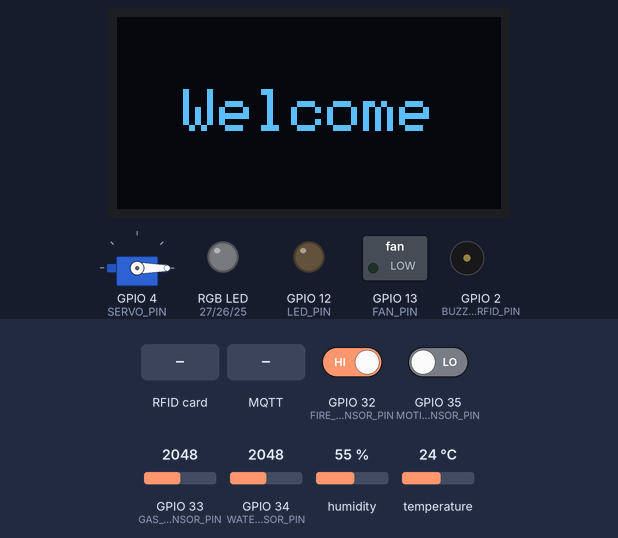
The sketch below on a simulated ESP32. On the bench: servo, 128×64 one-colour display, switched loads named in the sketch (green lamp = pin HIGH), an RGB LED mixed from three pins (HIGH = lit), output pins drawn as LEDs (lit = HIGH), buzzer (waves = sounding). Inputs (shaded band) come from the test bench; at power-on: GPIO 32 (FIRE_SENSOR_PIN) HIGH, GPIO 33 (GAS_SENSOR_PIN) = 2048, GPIO 34 (WATER_SENSOR_PIN) = 2048, GPIO 35 (MOTION_SENSOR_PIN) LOW, humidity 55 %, temperature 24 °C. WiFi joins after 1.5 s; servers stay silent unless stated; uploads are accepted with an empty reply; no MQTT or app messages arrive unless stated; what the sketch prints to the serial monitor is not drawn.

Above: at 6.3 s.
6.4 s: RFID card 60 9A 64 55 held to the reader
At 7.3 s:
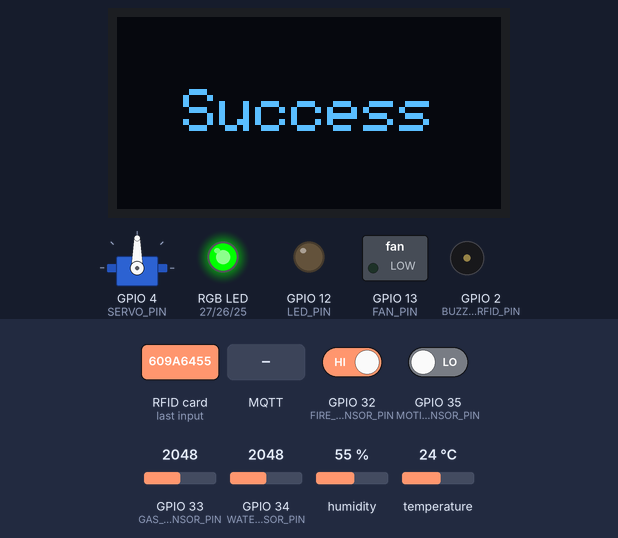
8.1 s: RFID card 5E 7A 19 C4 held to the reader
At 9.9 s:
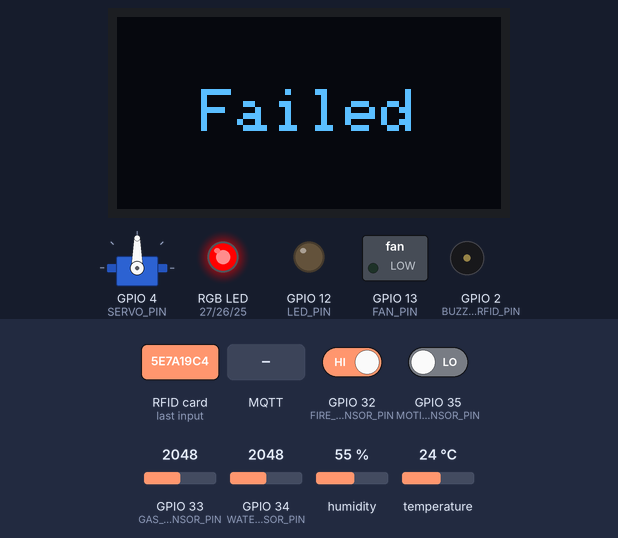
10.9 s: MQTT message "close" arrives on the second subscribed topic
At 12.1 s:
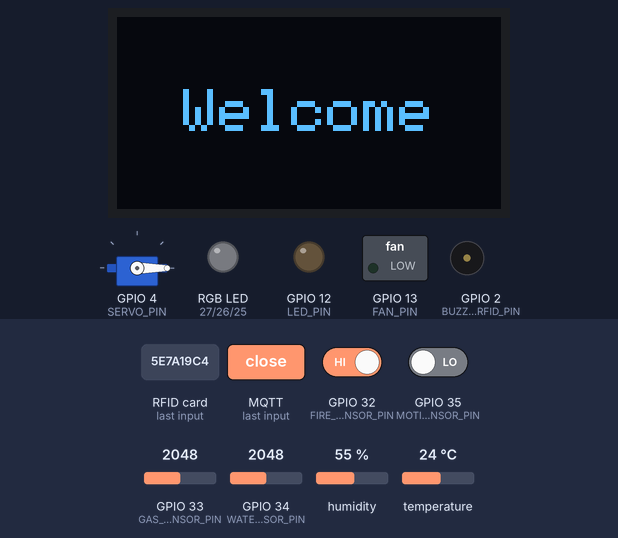
12.9 s: MQTT message "on" arrives on the first subscribed topic
At 14.2 s:
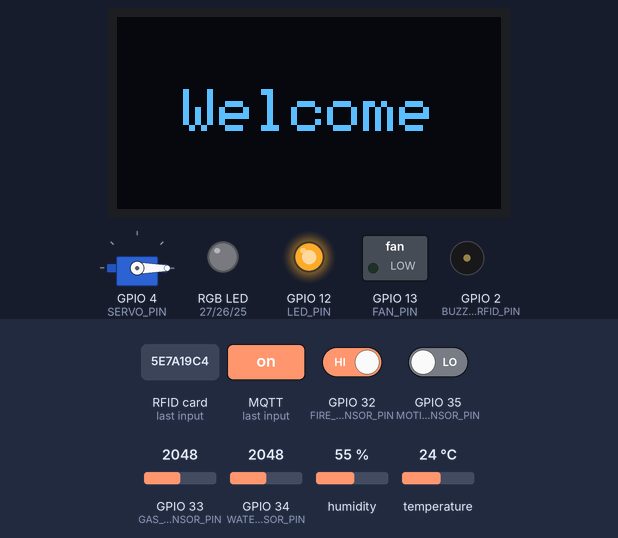
15.4 s: MQTT message "open" arrives on the second subscribed topic
At 17.9 s:
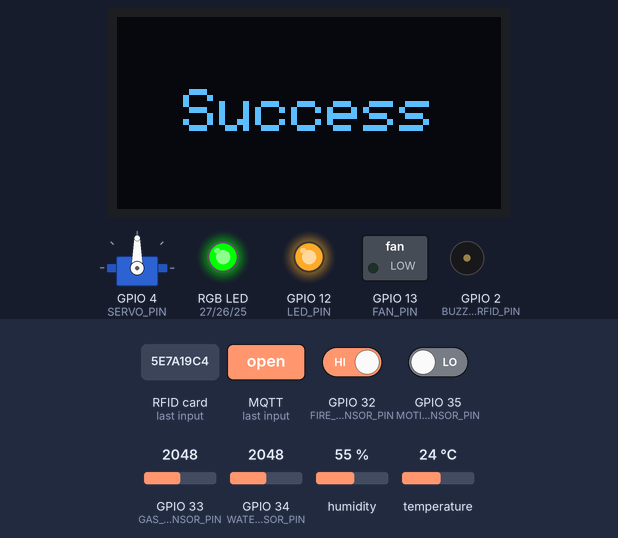
18.2 s: MQTT message "on" arrives on the third subscribed topic
At 20.1 s:
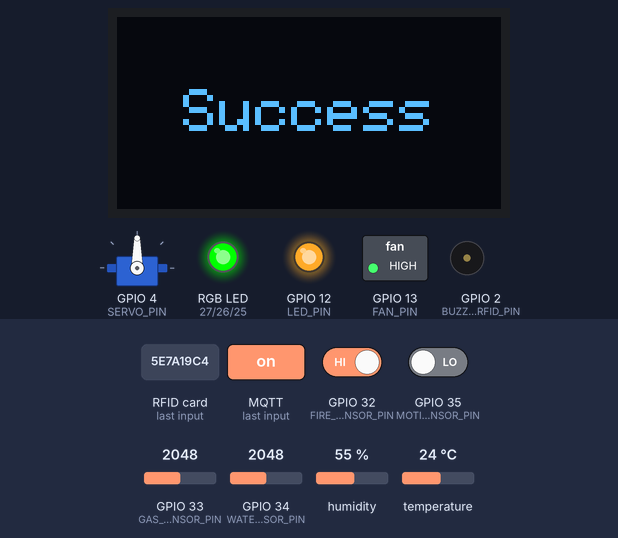
Timing chart, 0 to 21.4 s (numbered marks = the images above; inputs shaded):
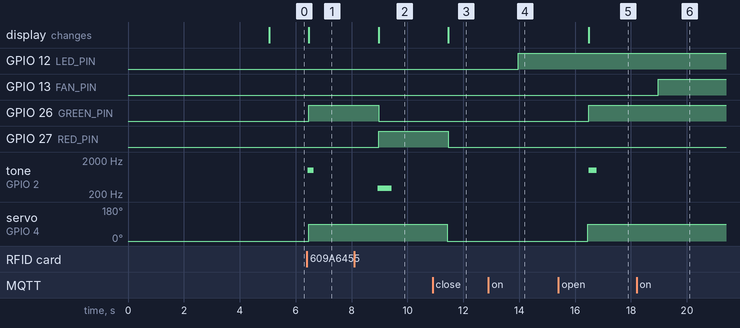

Measured:
- after the input at 6.4 s, GPIO 26 (GREEN_PIN): LOW → HIGH after 0.07 s; tone on GPIO 2 (BUZZER_RFID_PIN): silent → 1000 Hz at once, → silent 0.20 s later; servo on GPIO 4 (SERVO_PIN): 0° → 90° after 0.07 s; the display: changes after 0.07 s (image 1)
- after the input at 8.1 s, GPIO 26 (GREEN_PIN): HIGH → LOW after 0.87 s; GPIO 27 (RED_PIN): LOW → HIGH after 0.87 s; tone on GPIO 2 (BUZZER_RFID_PIN): silent → 300 Hz after 0.84 s, → silent 0.50 s later; the display: changes after 0.87 s (image 2)
- after the input at 10.9 s, GPIO 27 (RED_PIN): HIGH → LOW after 0.56 s; servo on GPIO 4 (SERVO_PIN): 90° → 0° after 0.53 s; the display: changes after 0.56 s (image 3)
- after the input at 12.9 s, GPIO 12 (LED_PIN): LOW → HIGH after 1.1 s
- after the input at 15.4 s, GPIO 26 (GREEN_PIN): LOW → HIGH after 1.1 s; tone on GPIO 2 (BUZZER_RFID_PIN): silent → 1000 Hz after 1.1 s, → silent 0.30 s later; servo on GPIO 4 (SERVO_PIN): 0° → 90° after 1.1 s; the display: changes after 1.1 s (image 5)
- after the input at 18.2 s, GPIO 13 (FAN_PIN): LOW → HIGH after 0.78 s

The sketch:

final_senior.ino
```cpp
#include <WiFi.h>
#include <PubSubClient.h>
#include <DHT.h>
#include <ESP32Servo.h>
#include <Wire.h>
#include <Adafruit_GFX.h>
#include <Adafruit_SSD1306.h>
#include <SPI.h>
#include <HTTPClient.h>
#include <MFRC522.h>

// ========================
// WiFi and MQTT Settings
// ========================
const char* ssid = "Guest";
const char* password = "LIU@guest2025";
const char* mqtt_server = "172.21.14.8";
const int mqtt_port = 1883;

// MQTT Topics
const char* topic_led    = "esp32/led";
const char* topic_door   = "esp32/door";
const char* topic_sensor = "esp32/dht11";
const char* topic_fan    = "esp32/fan";

WiFiClient espClient;
PubSubClient client(espClient);

// ========================
// DHT11 Sensor Setup
// ========================
#define DHTPIN 15
#define DHTTYPE DHT11
DHT dht(DHTPIN, DHTTYPE);

// ========================
// RFID Setup
// ========================
#define SS_PIN 5
#define RST_PIN 14
MFRC522 rfid(SS_PIN, RST_PIN);
#define BUZZER_RFID_PIN 2
byte authorizedUID[] = {0x60, 0x9A, 0x64, 0x55};

// ========================
// Sensor Pins
// ========================
#define FIRE_SENSOR_PIN 32
#define WATER_SENSOR_PIN 34
#define MOTION_SENSOR_PIN 35
#define GAS_SENSOR_PIN 33

// ========================
// Actuators
// ========================
#define LED_PIN 12
#define SERVO_PIN 4
#define FAN_PIN 13
Servo doorServo;

// ========================
// RGB LED and Buzzer for Door
// ========================
#define RED_PIN 27
#define GREEN_PIN 26
#define BLUE_PIN 25
#define BUZZER_PIN 2

// ========================
// OLED Setup
// ========================
#define SCREEN_WIDTH 128
#define SCREEN_HEIGHT 64
#define OLED_RESET -1
#define SCREEN_ADDRESS 0x3C
Adafruit_SSD1306 display(SCREEN_WIDTH, SCREEN_HEIGHT, &Wire, OLED_RESET);

// ========================
// Gas Sensor Threshold
// ========================
int baselineGas = 0;
int thresholdDiff = 5;

// ========================
// Helper Functions
// ========================
void displayMessage(String message) {
  display.clearDisplay();
  display.setTextSize(2);
  display.setTextColor(WHITE);
  int16_t x1, y1;
  uint16_t w, h;
  display.getTextBounds(message, 0, 0, &x1, &y1, &w, &h);
  int x = (SCREEN_WIDTH - w) / 2;
  int y = (SCREEN_HEIGHT - h) / 2;
  display.setCursor(x, y);
  display.println(message);
  display.display();
}

void setRGB(int r, int g, int b) {
  analogWrite(RED_PIN, r);
  analogWrite(GREEN_PIN, g);
  analogWrite(BLUE_PIN, b);
}

void openDoorFromRFID() {
  Serial.println("✅ Authorized RFID card!");
  tone(BUZZER_RFID_PIN, 1000, 200);
  displayMessage("Success");
  setRGB(0, 255, 0);
  doorServo.attach(SERVO_PIN);
  doorServo.write(90); // يبقى مفتوح حتى يُغلق من الموبايل
}

void denyAccess() {
  Serial.println("❌ Unauthorized RFID card!");
  tone(BUZZER_RFID_PIN, 300, 500);
  displayMessage("Failed");
  setRGB(255, 0, 0);
}

void checkWiFi() {
  if (WiFi.status() != WL_CONNECTED) {
    Serial.println("⚠ WiFi Disconnected! Attempting to reconnect...");
    WiFi.disconnect();
    WiFi.begin(ssid, password);
    int attempts = 0;
    while (WiFi.status() != WL_CONNECTED && attempts < 10) {
      delay(1000);
      Serial.print(".");
      attempts++;
    }
    if (WiFi.status() == WL_CONNECTED) {
      Serial.println("\n✅ WiFi Reconnected!");
      Serial.print("Device IP: ");
      Serial.println(WiFi.localIP());
    } else {
      Serial.println("\n❌ WiFi Reconnection Failed!");
    }
  }
}

void reconnectMQTT() {
  while (!client.connected()) {
    Serial.println("🔄 Connecting to MQTT...");
    if (client.connect("ESP32_Client")) {
      Serial.println("✅ MQTT Connected!");
      client.subscribe(topic_led);
      client.subscribe(topic_door);
      client.subscribe(topic_fan);
      Serial.println("📩 Subscribed to control topics!");
    } else {
      Serial.print("❌ MQTT Connection Failed. Error Code: ");
      Serial.println(client.state());
      Serial.println("Retrying in 5 seconds...");
      delay(5000);
    }
  }
}

void callback(char* topic, byte* payload, unsigned int length) {
  String command;
  for (unsigned int i = 0; i < length; i++) {
    command += (char)payload[i];
  }

  if (strcmp(topic, topic_led) == 0) {
    digitalWrite(LED_PIN, command == "on" ? HIGH : LOW);

  } else if (strcmp(topic, topic_door) == 0) {
    if (command == "open") {
      doorServo.attach(SERVO_PIN);
      doorServo.write(90);
      displayMessage("Success");
      setRGB(0, 255, 0);
      tone(BUZZER_PIN, 1000, 300);
    } else if (command == "close") {
      doorServo.attach(SERVO_PIN);
      doorServo.write(0);
      displayMessage("Welcome");
      setRGB(0, 0, 0);
    }
  } else if (strcmp(topic, topic_fan) == 0) {
    digitalWrite(FAN_PIN, command == "on" ? HIGH : LOW);
  }
}

void setup() {
  Serial.begin(115200);
  pinMode(LED_PIN, OUTPUT);
  pinMode(FAN_PIN, OUTPUT);
  pinMode(FIRE_SENSOR_PIN, INPUT);
  pinMode(MOTION_SENSOR_PIN, INPUT);
  pinMode(GAS_SENSOR_PIN, INPUT);
  pinMode(RED_PIN, OUTPUT);
  pinMode(GREEN_PIN, OUTPUT);
  pinMode(BLUE_PIN, OUTPUT);
  pinMode(BUZZER_PIN, OUTPUT);
  pinMode(BUZZER_RFID_PIN, OUTPUT);

  dht.begin();
  doorServo.attach(SERVO_PIN);
  doorServo.write(0);

  WiFi.begin(ssid, password);
  while (WiFi.status() != WL_CONNECTED) {
    delay(1000);
    Serial.print(".");
  }
  Serial.println("\n✅ WiFi Connected!");
  Serial.print("Device IP: ");
  Serial.println(WiFi.localIP());

  client.setServer(mqtt_server, mqtt_port);
  client.setCallback(callback);
  delay(3000);
  baselineGas = analogRead(GAS_SENSOR_PIN);

  Wire.begin(22, 21);
  if (!display.begin(SSD1306_SWITCHCAPVCC, SCREEN_ADDRESS)) {
    Serial.println(F("❌ OLED not found! Check connections."));
    while (true);
  }
  displayMessage("Welcome");

  SPI.begin(18, 19, 23, 5);
  rfid.PCD_Init();
  Serial.println("🔍 Waiting for RFID card...");

  setRGB(0, 0, 0);
}

void loop() {
  if (WiFi.status() != WL_CONNECTED) {
    checkWiFi();
    return;
  }
  if (!client.connected()) {
    reconnectMQTT();
  }
  client.loop();

  float temperature = dht.readTemperature();
  float humidity = dht.readHumidity();
  if (isnan(temperature) || isnan(humidity)) {
    Serial.println("❌ Failed to read from DHT sensor!");
  }

  int fireStatus = digitalRead(FIRE_SENSOR_PIN);
  int waterAnalog = analogRead(WATER_SENSOR_PIN);
  int motionStatus = digitalRead(MOTION_SENSOR_PIN);
  int gasValue = analogRead(GAS_SENSOR_PIN);

  String payload = "{";
  payload += "\"temperature\":" + String(temperature) + ",";
  payload += "\"humidity\":" + String(humidity) + ",";
  payload += "\"fire_status\":\"" + String(fireStatus == LOW ? "Detected" : "Safe") + "\",";
  payload += "\"water_status\":\"" + String(waterAnalog > 10 ? "Detected" : "Safe") + "\",";
  payload += "\"motion_status\":\"" + String(motionStatus == HIGH ? "Detected" : "Safe") + "\",";
  payload += "\"gas_status\":\"" + String(gasValue > baselineGas + thresholdDiff ? "Detected" : "Safe") + "\",";
  payload += "\"door_state\":\"" + String(doorServo.read() > 45 ? "open" : "close") + "\",";
  payload += "\"led_state\":\"" + String(digitalRead(LED_PIN) == HIGH ? "on" : "off") + "\",";
  payload += "\"fan_state\":\"" + String(digitalRead(FAN_PIN) == HIGH ? "on" : "off") + "\"";
  payload += "}";

  if (client.publish(topic_sensor, payload.c_str())) {
    Serial.print("📤 Published: ");
    Serial.println(payload);
  } else {
    Serial.println("❌ Failed to publish sensor data");
  }

  if (rfid.PICC_IsNewCardPresent() && rfid.PICC_ReadCardSerial()) {
    Serial.print("📛 UID: ");
    bool isAuthorized = true;
    for (byte i = 0; i < 4; i++) {
      Serial.print(rfid.uid.uidByte[i] < 0x10 ? " 0" : " ");
      Serial.print(rfid.uid.uidByte[i], HEX);
      if (rfid.uid.uidByte[i] != authorizedUID[i]) {
        isAuthorized = false;
      }
    }
    Serial.println();

    if (isAuthorized) {
      openDoorFromRFID();
    } else {
      denyAccess();
    }
    rfid.PICC_HaltA();
    rfid.PCD_StopCrypto1();
  }

  HTTPClient http;
  http.begin("http://172.21.14.8/senior-php/sensor_data.php");
  http.addHeader("Content-Type", "application/json");

  String jsonData = "{";
  jsonData += "\"temperature\":" + String(temperature) + ",";
  jsonData += "\"humidity\":" + String(humidity) + ",";
  jsonData += "\"gas_status\":\"" + String(gasValue > baselineGas + thresholdDiff ? "Gas Detected" : "Air Clean") + "\",";
  jsonData += "\"fire_status\":\"" + String(fireStatus == LOW ? "Fire" : "No Fire") + "\",";
  jsonData += "\"motion_status\":\"" + String(motionStatus == HIGH ? "Motion Detected" : "No Motion") + "\",";
  jsonData += "\"water_leak_status\":\"" + String(waterAnalog > 10 ? "Water Leak" : "Dry") + "\",";
  jsonData += "\"door_state\":\"" + String(doorServo.read() > 45 ? "open" : "close") + "\",";
  jsonData += "\"led_state\":\"" + String(digitalRead(LED_PIN) == HIGH ? "on" : "off") + "\",";
  jsonData += "\"fan_state\":\"" + String(digitalRead(FAN_PIN) == HIGH ? "on" : "off") + "\"";
  jsonData += "}";

  int httpResponseCode = http.POST(jsonData);
  if (httpResponseCode > 0) {
    Serial.print("✅ Data sent to PHP. Response: ");
    Serial.println(http.getString());
  } else {
    Serial.print("❌ Failed to send data. HTTP error: ");
    Serial.println(httpResponseCode);
  }
  http.end();

  delay(1000);
}
```
